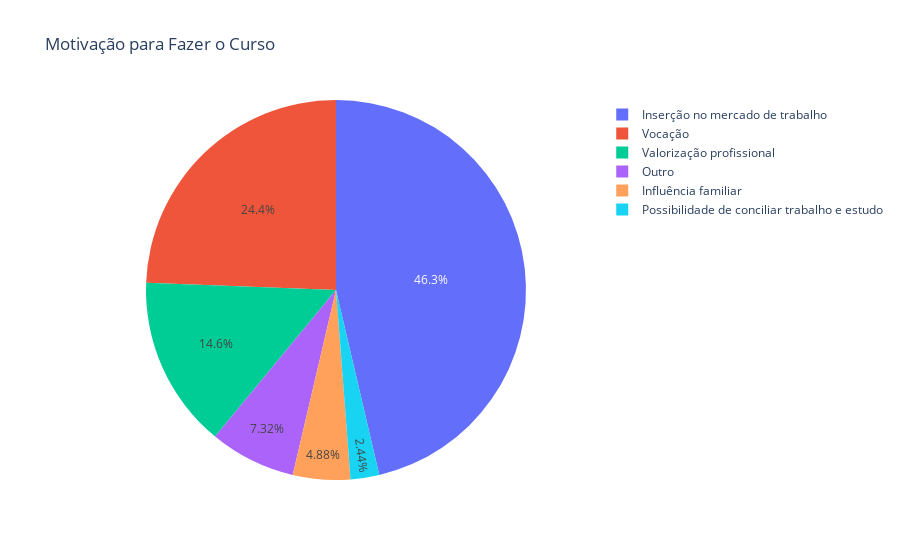

Notebook code for this chart:
### Code cell
motivo = df_perfil_alunos['motivo'].value_counts().reset_index()
motivo.columns = ['motivo', 'Número de Alunos']

fig_motivo = px.pie(motivo, names='motivo', values='Número de Alunos',
             title='Motivação para Fazer o Curso')

fig_motivo

### Figure 1 — Plotly figure (JSON) as saved in the notebook; plotly's stock layout.template omitted (floating-point values rounded to 4 significant figures)
{"data": [{"domain": {"x": [0, 1], "y": [0, 1]}, "hovertemplate": "motivo=%{label}<br>Número de Alunos=%{value}<extra></extra>", "labels": ["Inserção no mercado de trabalho", "Vocação", "Valorização profissional", "Outro", "Influência familiar", "Possibilidade de conciliar trabalho e estudo"], "legendgroup": "", "name": "", "showlegend": true, "type": "pie", "values": [19, 10, 6, 3, 2, 1]}], "layout": {"legend": {"tracegroupgap": 0}, "title": {"text": "Motivação para Fazer o Curso"}}}
